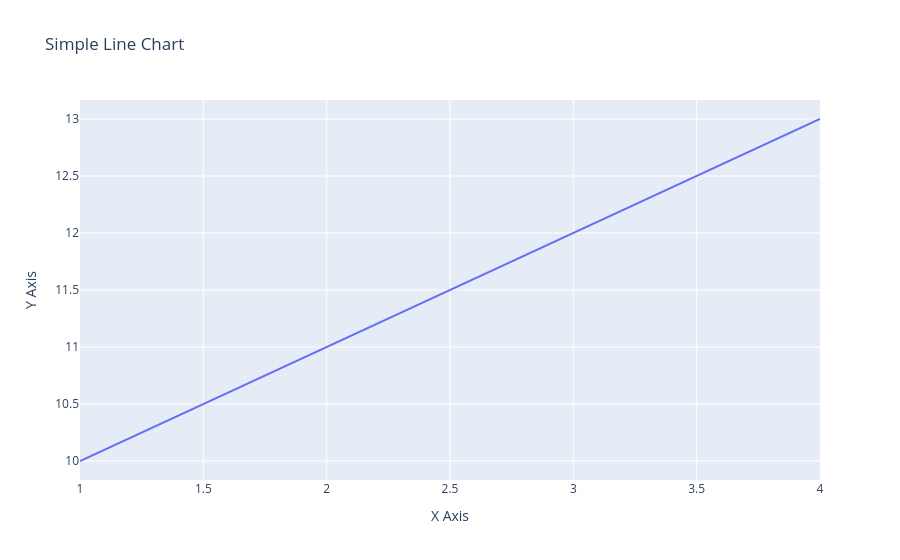

Write notebook code for a chart like this one.
### Markdown cell above
### <font color='rebeccapurple'>2. Graphic Objects</font>
Graph Objects - это строительные блоки графиков Plotly. Каждый элемент графика (например, линии, маркеры, текст) представлен в виде объекта с собственным набором настраиваемых атрибутов.

### Code cell
import plotly.graph_objects as go
fig = go.Figure() # инициализация нового объекта фигуры
# Добавление новой трассировки к фигуре. 
# go.Scatter используется для создания линейного графика (диаграммы рассеяния в линейном режиме).
fig.add_trace(
    go.Scatter(
        x = [1, 2, 3, 4],
        y = [10, 11, 12, 13],
        mode = 'lines'
    )
)
# Обновление настройки макета фигуры, такие как заголовки и метки осей.
fig.update_layout(
    title = 'Simple Line Chart',
    xaxis_title = 'X Axis',
    yaxis_title = 'Y Axis')
fig.show()

### Figure 1 — Plotly figure (JSON) as saved in the notebook; plotly's stock layout.template omitted (floating-point values rounded to 4 significant figures)
{"data": [{"mode": "lines", "type": "scatter", "x": [1, 2, 3, 4], "y": [10, 11, 12, 13]}], "layout": {"title": {"text": "Simple Line Chart"}, "xaxis": {"title": {"text": "X Axis"}}, "yaxis": {"title": {"text": "Y Axis"}}}}
